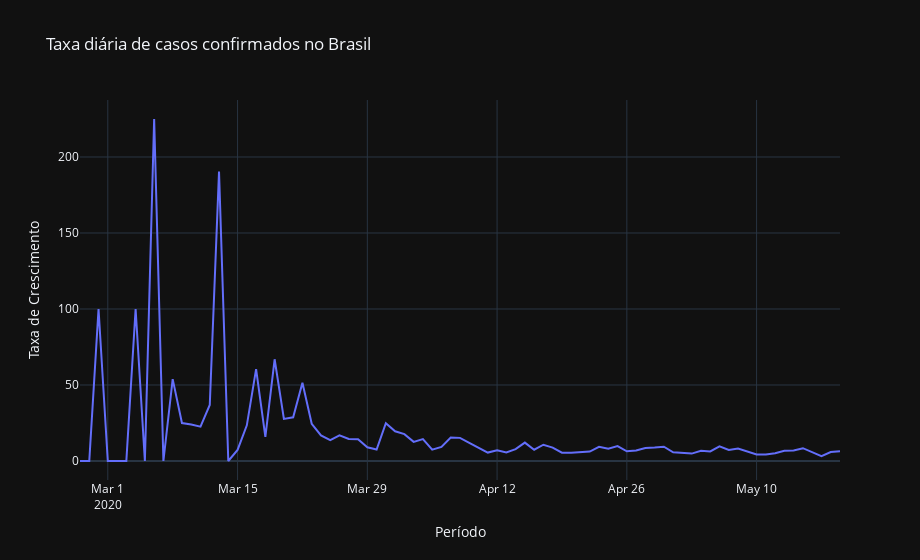

Notebook cell for this chart:
### Code cell
fig = px.line(x= pd.date_range(primeiro_dia, brasil.observationdate.max())[1:], 
    y= taxa_dia*100,
    title='Taxa diária de casos confirmados no Brasil',
    width=920,
    labels={'y': 'Taxa de Crescimento', 'x': 'Período'}
    )
fig.update_layout(template='plotly_dark')
fig.show()
